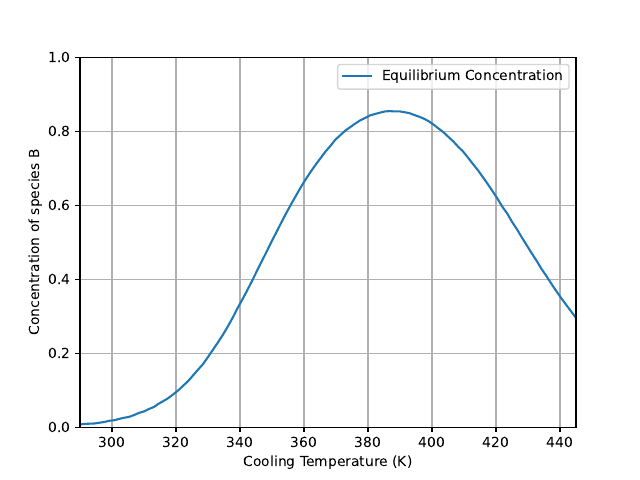

Here is the Python script that generated this plot:
import matplotlib.pyplot as plt
import numpy as np
from CS1_Model import reactor_class
from stable_baselines3 import SAC
import copy
import torch
import torch.nn.functional as F
from scipy.optimize import minimize

Tc_n = 102
Tc_vec = np.linspace(290,445,Tc_n)
ns = 240
env = reactor_class(test = True, ns=ns, DS= True)

CV = np.zeros([Tc_vec.shape[0],2])

for i,Tc in enumerate(Tc_vec):
 
  env.reset()
  for ns_i in range(ns-1):
    s_norm, r, done, info,_  = env.step(Tc)
    s = s_norm*(env.observation_space.high - env.observation_space.low) + env.observation_space.low
 
  CV[i,:] = env.state[1]
y = np.linspace(1,1,Tc_n)
# print(CV)
SP = [0.85 for i in range(int(Tc_n/3))] + [0.4 for i in range(int(Tc_n/3))] + [0.1 for i in range(int(Tc_n/3))]
plt.figure()
plt.plot(Tc_vec, CV[:,0], color='tab:blue', label = 'Equilibrium Concentration')

# plt.fill_between(np.linspace(0,Tc_vec.shape[0],Tc_vec.shape[0]), y, where=(np.linspace(0,Tc_vec.shape[0],Tc_vec.shape[0]) > 21) & (np.linspace(0,Tc_vec.shape[0],Tc_vec.shape[0]) < 28), color='tab:red', alpha=0.4, label="Unstable", edgecolor=None)
# plt.fill_between(np.linspace(0,Tc_vec.shape[0],Tc_vec.shape[0]), y, where=(np.linspace(0,Tc_vec.shape[0],Tc_vec.shape[0]) <= 22) | (np.linspace(0,Tc_vec.shape[0],Tc_vec.shape[0]) >= 27), color='tab:green', alpha=0.4, label="Stable", edgecolor=None)

plt.ylabel('Concentration of species B')
plt.xlabel('Cooling Temperature (K)')
plt.ylim(0,1)
plt.grid(True)
plt.legend()
plt.xlim(np.min(Tc_vec),np.max(Tc_vec))
plt.savefig('CS1_DS.pdf')
plt.show()